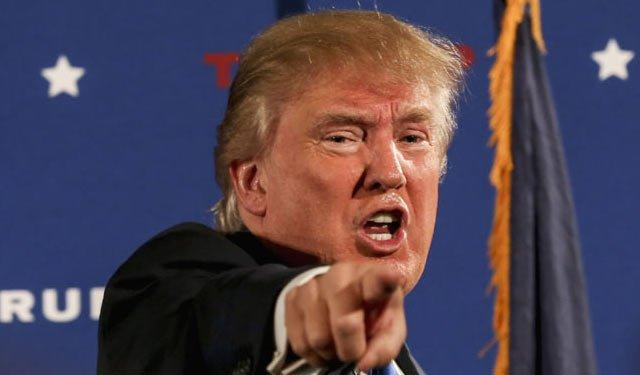
#> input picture Data/president_test/5.jpg, 640 x 375 px
$ python presidents_classify.py
#> lines starting #> are read from the running program, lines starting #| are printed output that depends on the picture
# Created by Qixun Qu
# quqixun@gmail.com
# 2017/04/08
#


# This script is a demo to recogmize presidents
# of five contries by matching SIFT descriptors.
# First, generate SIFT descriptor from 50 training
# images. Given a test image, extract its SIFT
# and compare with all known SIFT descriptors to
# find out the best match.


# Import OpenCV library
# NOTE: OpenCV library consists of opencv_contrib
# Access to git: https://github.com/opencv
# Install instruction:
# http://docs.opencv.org/trunk/d7/d9f/tutorial_linux_install.html
import cv2
import numpy as np
import pandas as pd


# Each feature point has 128 SIFT descriptors
SIFT_DES_NUM = 128

# There are 5 groups to be classified
GROUP_NUM = 5

# The ration of the best match over second best match
#      distance of best match
# ------------------------------- <= MATCH_RATIO
#  distance of second best match
MATCH_RATIO = 0.7


def extract_SIFT(path):
    ''' EXTRACT_SIFT

        Extract SIFT descriptors from the image whose file path
        has been given.

        Input argument:

        - path : the file path of image to be processed

        Out put:

        - desc : all SIFT descriptors of the image, its dimension
        will be n by 128 where n is the number of feature points

    '''
#> called with path = 'Data/president_test/5.jpg'

    # Load the image in grayscale
    img = cv2.imread(path, 0)
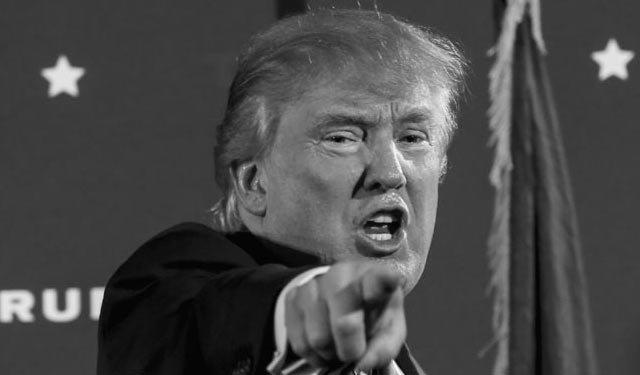
#> img: shape (375, 640); min 0, max 255, mean 73.2

    # Extract SIFT descriptors
    sift = cv2.xfeatures2d.SIFT_create()
    _, desc = sift.detectAndCompute(img, None)

    return desc


# [46 lines left out: function create_train_set, not called in this run]


def match_SIFT(desc):
    ''' MATCH_SIFT

        Given a set of SIFT descriptors of one image, match in
        training set, find out the person in the image.

        Input argument:

        - desc : the descriptors of image

        Output:

        - the name of the person in the image

    '''

    # Load traing set data, including descriptors and labels
#> (the run stopped early here; a loop or call above may not have finished)

$ run again, with Data/president_test/1.jpg copied over Data/president_test/5.jpg
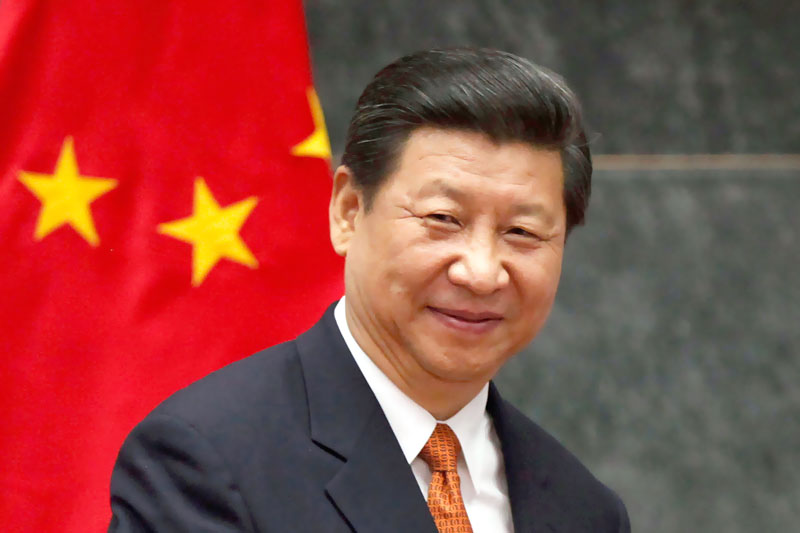
#> input picture Data/president_test/1.jpg, 800 x 533 px
#> in extract_SIFT, `img = cv2.imread(path, 0)`:
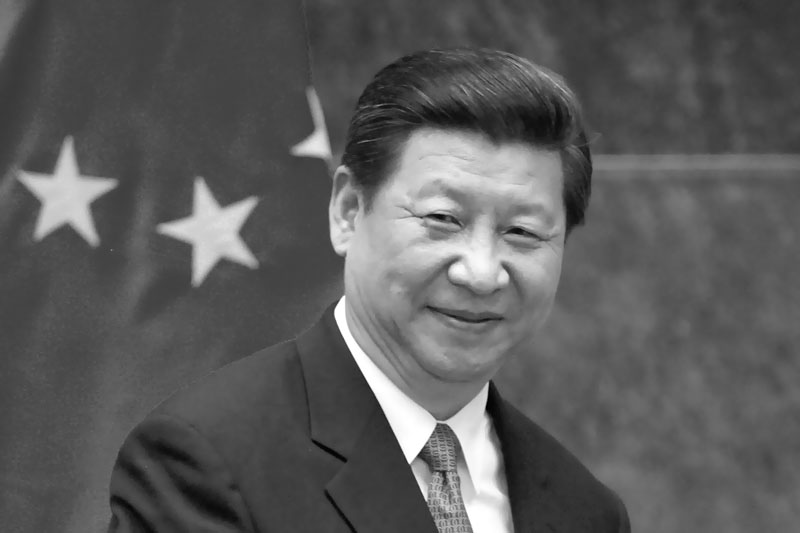
#> img: shape (533, 800); min 0, max 255, mean 91.5

$ run again, with Data/president_test/10.jpg copied over Data/president_test/5.jpg
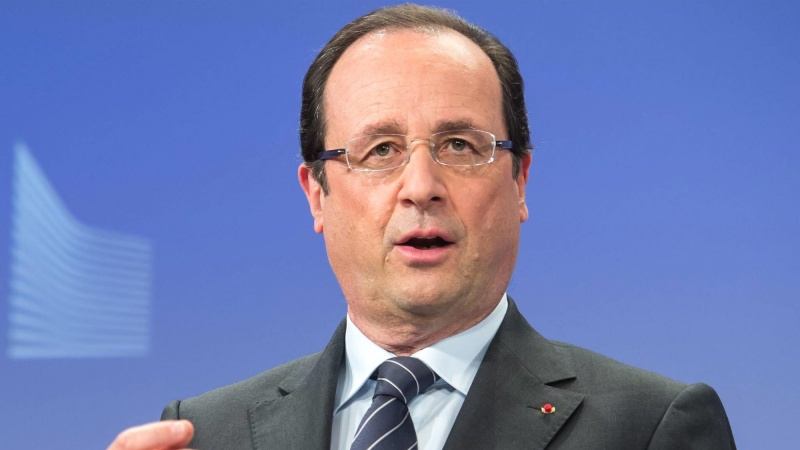
#> input picture Data/president_test/10.jpg, 800 x 450 px
#> in extract_SIFT, `img = cv2.imread(path, 0)`:
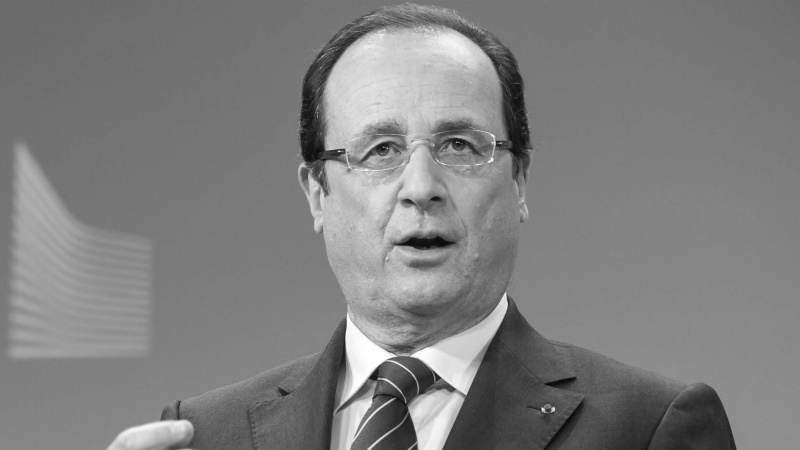
#> img: shape (450, 800); min 9, max 255, mean 127.1

$ run again, with Data/president_test/11.jpg copied over Data/president_test/5.jpg
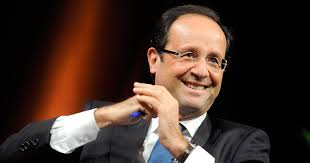
#> input picture Data/president_test/11.jpg, 310 x 163 px
#> in extract_SIFT, `img = cv2.imread(path, 0)`:
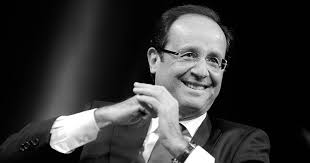
#> img: shape (163, 310); min 0, max 255, mean 54.9
